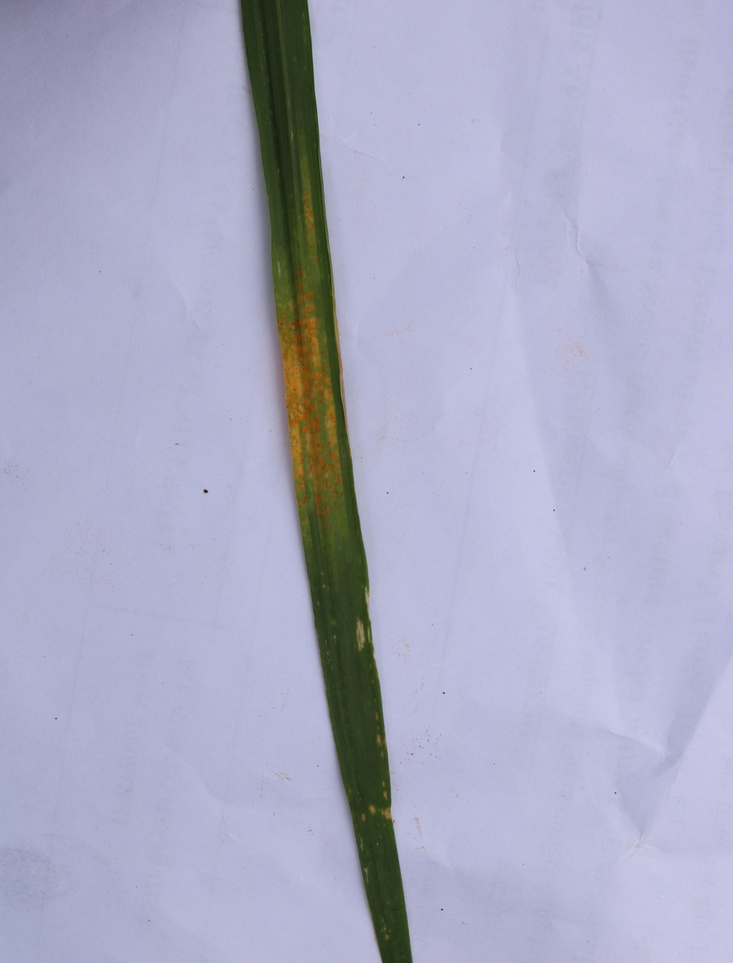
#> input picture rust1.jpg, 733 x 963 px, shrunk from 3357 x 4409 before the run, found by its file name
$ jupyter execute RustLens_Automated_Wheat_Rust.ipynb
#> lines starting #> are read from the running program, lines starting #| are printed output that depends on the picture; after the words box and inside, x2 and y2 are one past the last pixel; in counts of white or black regions, pixels touching at a corner belong together
# **<div align="center">Which leaf has a higher proportion of rust?</div>**

Stripe rust is a prevalent disease that affects wheat, impacting global food production. Traditionally, assessing the extent of this disease in crops was done manually, a process both time-consuming and prone to errors. In this project, we use image analysis to automate this assessment. By applying the K-means clustering algorithm to wheat leaf images, we can efficiently segment and quantify rust-infected areas, providing a faster and more accurate method for researchers to gauge rust infection levels.

[cell 1]
#Import libraries

import numpy as np
import matplotlib.pyplot as plt
from skimage import color
from sklearn.cluster import KMeans
from skimage.io import imread
from skimage.filters import gaussian

Here, we define the paths to the two rust-infected leaf images. Make sure to adjust these paths.

[cell 2]
leaf_path1 = '.../rust1.jpg'
leaf_path2 = '.../rust2.jpg'

Next, we define the `read_leaf_image` function to simplify the process of reading an image and extracting its dimensions.

[cell 3]
def read_leaf_image(path):
    leaf = plt.imread(path)
    (rows,cols,channels)=leaf.shape
    return leaf, rows, cols, channels

[cell 4]
leaf1, rows1, cols1, channels1 = read_leaf_image(leaf_path1)
#> in read_leaf_image, leaf is the input picture: shape (963, 733, 3); mean R, G, B 171.3, 172.4, 197.4
#> rows1 = 963; cols1 = 733; channels1 = 3
leaf2, rows2, cols2, channels2 = read_leaf_image(leaf_path2)
#> call 2 of read_leaf_image, with path = '.../rust2.jpg'
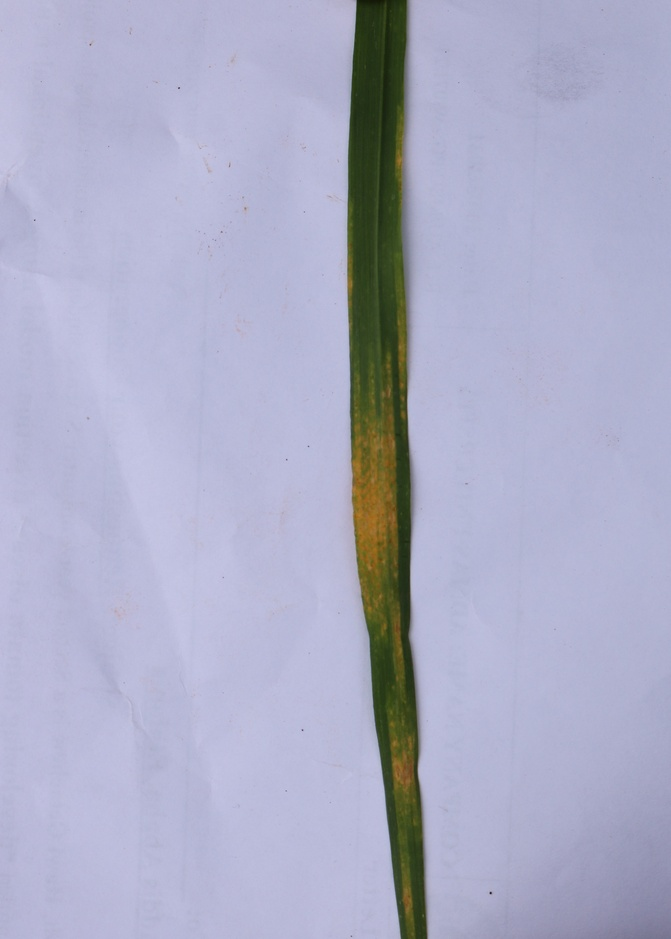
#> input picture rust2.jpg, 671 x 939 px, shrunk from 3073 x 4300 before the run, found by its file name
#> in read_leaf_image, leaf is the input picture: shape (939, 671, 3); mean R, G, B 172.4, 173.8, 198.5
#> rows2 = 939; cols2 = 671; channels2 = 3

Let's print the dimensions of both rust-infected leaf images to understand their size and structure.

[cell 5]
print("leaf 1 : ", rows1, cols1, channels1)
#| leaf 1 :  963 733 3
print("leaf 2 : ", rows2, cols2, channels2)
#| leaf 2 :  939 671 3

# Initial K-means Clustering:
In the upcoming section, we will apply the K-means clustering technique to our images. This will help us group similar pixels together, making it easier to distinguish between rusted areas, healthy areas, and the background.

 - We applied the K-means clustering directly to the reshaped images.

To prepare our images for K-means clustering, we need to reshape them from 3D arrays (rows x columns x channels) into 2D arrays. This is because the K-means algorithm expects data in a 2D format where each row is a data point (in our case, a pixel) with its features (color channels).

[cell 6]
img2D_1 = leaf1.reshape(rows1 * cols1, channels1)
img2D_2 = leaf2.reshape(rows2 * cols2, channels2)

print("img2D for leaf 1:\n", img2D_1)
#> (printed output is left out)
print("img2D for leaf 2:\n", img2D_2)
#> (printed output is left out)

 We identify that there are **3** main regions of interest in our images: rusted areas, healthy leaf areas, and the background. Hence, we'll be using K-means clustering with three clusters to segregate these regions.

[cell 7]
kmeans_model_1 = KMeans(n_clusters=3,random_state=123)
kmeans_model_2 = KMeans(n_clusters=3,random_state=123)

Here, we initialize two K-means clustering models, one for each leaf image. We set the number of clusters to three (rust, leaf, background) and use a fixed random state for reproducibility.

[cell 8]
# Fit the k-means model
cluster_labels_1 = kmeans_model_1.fit_predict(img2D_1)
cluster_labels_2 = kmeans_model_2.fit_predict(img2D_2)

print("leaf 1:\n",cluster_labels_1)
#> (printed output is left out)
print("leaf 2:\n",cluster_labels_2)
#> (printed output is left out)

Then, we fit our K-means models to the reshaped images. After fitting, we use the models to predict cluster labels for each pixel in both images, which will help us identify which pixels belong to rusted areas, healthy leaf areas, or the background.

[cell 9]
# Get the cluster centers
centres_1 = kmeans_model_1.cluster_centers_
centres_2 = kmeans_model_2.cluster_centers_

print("cluster centers for leaf1 :\n", centres_1)
print("cluster centers for leaf1 :\n",centres_2)

[cell 10]
# Identify the rust, leaf, and background clusters
rust_cluster_1 = np.argmax(centres_1[:, 0] - (centres_1[:, 1] + centres_1[:, 2]))
leaf_cluster_1 = np.argmax(centres_1[:, 1] - (centres_1[:, 0] + centres_1[:, 2]))
background_cluster_1 = 3 - rust_cluster_1 - leaf_cluster_1

rust_cluster_2 = np.argmax(centres_2[:, 0] - (centres_2[:, 1] + centres_2[:, 2]))
leaf_cluster_2 = np.argmax(centres_2[:, 1] - (centres_2[:, 0] + centres_2[:, 2]))
background_cluster_2 = 3 - rust_cluster_2 - leaf_cluster_2

To answer the main question of which leaf has a higher proportion of rust, we calculate the proportion of pixels identified as rust in each image. This proportion gives us a clear metric to compare the extent of rust infection in the two leaves.

[cell 11]
# Calculate the proportion of rust pixels in each image
rust_proportion_2 = np.sum(cluster_labels_2 == rust_cluster_2)/ len(cluster_labels_2) * 100
#> rust_proportion_2 = 7.29
rust_proportion_1 = np.sum(cluster_labels_1 == rust_cluster_1)/ len(cluster_labels_1) * 100
#> rust_proportion_1 = 7.76

print("Leaf 1 rust proportion: {:.2f}%".format(rust_proportion_1))
#| Leaf 1 rust proportion: 7.76%
print("Leaf 2 rust proportion: {:.2f}%".format(rust_proportion_2))
#| Leaf 2 rust proportion: 7.29%

[cell 12]
img_viz_1 = centres_1.reshape(3, 1, 3)  # Reshaping the above matrix to have 3 channels ready for imshow
img_viz_2 = centres_2.reshape(3, 1, 3)  # Reshaping the above matrix to have 3 channels ready for imshow

# Create a subplot with 1 row and 2 columns
fig, axes = plt.subplots(1, 2)

# Display img_viz_1
axes[0].imshow(img_viz_1 / 255)  # Divide by 255 to normalize values
axes[0].set_title("Centers visualization for Leaf 1")

# Display img_viz_2
axes[1].imshow(img_viz_2 / 255)  # Divide by 255 to normalize values
axes[1].set_title("Centers visualization for Leaf 2")

# Remove axis ticks
for ax in axes:
    ax.set_xticks([])
    ax.set_yticks([])

plt.show()

[cell 13]
labelled_img_1 = cluster_labels_1.reshape(rows1, cols1)
#> labelled_img_1: shape (963, 733) int32; 3 distinct labels, from 0 to 2
labelled_img_2 = cluster_labels_2.reshape(rows2, cols2)
#> labelled_img_2: shape (939, 671) int32; 3 distinct labels, from 0 to 2

# Create a subplot with 1 row and 2 columns
fig, axes = plt.subplots(1, 2)

# Display labelled_img_1
axes[0].imshow(labelled_img_1)
axes[0].set_title("Clustered Leaf 1")

# Display labelled_img_2
axes[1].imshow(labelled_img_2)
axes[1].set_title("Clustered Leaf 2")

# Remove axis ticks
for ax in axes:
    ax.set_xticks([])
    ax.set_yticks([])

plt.show()

This method did not provide satisfactory results, as the clusters did not accurately represent rust, leaf, and background regions.

# K-means Clustering with Color Space Conversion and Image Blurring:
In this upcoming section, we aim to improve our clustering results by experimenting with two main enhancements:
1. Converting the images to different color spaces, which might provide better color differentiation for clustering.
2. Applying a Gaussian blur to the images to smooth out noise and enhance the color information, making it easier to distinguish between the rust, leaf, and background regions.

We define the `preprocess_image` function. This function applies a Gaussian blur to the input image and then converts the blurred image to a specified color space. Blurring reduces noise, and converting to a different color space might provide better color differentiation for clustering.

[cell 14]
def preprocess_image(img, sigma=1, color_space='hsv'):
    # Apply Gaussian blur
    blurred_img = gaussian(img, sigma=sigma)

    # Convert the image to the specified color space
    if color_space == 'hsv':
        converted_img = color.rgb2hsv(blurred_img)
    elif color_space == 'lab':
        converted_img = color.rgb2lab(img)
    else:
        raise ValueError("Invalid color space. Choose either 'hsv' or 'lab'.")

    return converted_img

To streamline our clustering process, we define the `train_kmeans` function. This function reshapes the input image, fits a K-means model, and predicts cluster labels for each pixel. It then reshapes the cluster labels back to the original image dimensions.

[cell 15]
def train_kmeans(img, n_clusters=3):
    rows, cols, channels = img.shape

    # Reshape the image to 2D
    img2D = img.reshape(rows * cols, channels)

    # Fit k-means model
    kmeans_model = KMeans(n_clusters=n_clusters, random_state=123)
    cluster_labels = kmeans_model.fit_predict(img2D)

    # Reshape the cluster labels back to the original image dimensions
    labelled_img = cluster_labels.reshape(rows, cols)

    return labelled_img, kmeans_model

The `plot_clusters` function is defined to help us visualize the clustering results. It displays the original image, the clustered image, and the individual clusters. This visualization provides a clear picture of how the pixels are grouped and assists in understanding the segmentation of rust, leaf, and background regions.

[cell 16]
def plot_clusters(img, labelled_img, kmeans_model):
    rows, cols, channels = img.shape

    cluster_centers = kmeans_model.cluster_centers_
    num_clusters = len(cluster_centers)

    # Create a subplot with 1 row and num_clusters + 2 columns
    fig, axes = plt.subplots(1, num_clusters + 2, figsize=(5 * (num_clusters + 2), 5))

    # Display the original image
    axes[0].imshow(img)
    axes[0].set_title('Original Image')

    # Display the clustered image
    axes[1].imshow(labelled_img)
    axes[1].set_title("Clustered image")

    # Display the clusters
    for i in range(2, num_clusters + 2):
        # Create a mask for the current cluster
        mask = np.zeros((rows, cols), dtype=bool)
        mask[labelled_img == (i - 2)] = True

        # Create a new image with only the current cluster
        cluster_img = np.zeros(img.shape, dtype=img.dtype)
        cluster_img[mask] = img[mask]

        # Display the cluster image
        axes[i].imshow(cluster_img)
        axes[i].set_title(f'Cluster {i-1}')

    for ax in axes.ravel():
        ax.axis('off')
    plt.show()

The `rust_proportion` function calculates the proportion of rust pixels in the image. It counts the number of pixels in the identified rust and leaf clusters and computes the proportion of rust. This metric is essential for comparing the extent of rust infection in different leaves.

[cell 17]
def rust_proportion(labelled_img, rust_cluster_index, leaf_cluster_index):
    # Count the number of rust pixels
    rust_pixel_count = np.count_nonzero(labelled_img == rust_cluster_index)

    # Count the number of leaf pixels
    leaf_pixel_count = np.count_nonzero(labelled_img == leaf_cluster_index)

    # Calculate the proportion of rust
    proportion = (rust_pixel_count / (rust_pixel_count + leaf_pixel_count)) * 100

    return proportion

The `compare` function is designed to take the rust proportions for two leaves and determine which one has a higher proportion of rust. After comparing the values, it prints out the rust proportions for both leaves and states which leaf has the higher rust proportion.

[cell 18]
def compare(rust_prop1, rust_prop2):
    # Display the rust proportions for each leaf
    print(f"Leaf 1 rust proportion: {rust_prop1:.2f}%")
    print(f"Leaf 2 rust proportion: {rust_prop2:.2f}%")

    # Compare the rust proportions
    if rust_prop1 > rust_prop2:
        print("Leaf 1 has a higher proportion of rust.")
    elif rust_prop1 < rust_prop2:
        print("Leaf 2 has a higher proportion of rust.")
    else:
        print("Both leaves have the same proportion of rust.")

> **1. Lab**

[cell 19]
preprocessed_leaf1 = preprocess_image(leaf1, sigma=3, color_space='lab')
preprocessed_leaf2 = preprocess_image(leaf2, sigma=2, color_space='lab')

labelled_leaf1, kmeans_model1 = train_kmeans(preprocessed_leaf1, n_clusters=3)
labelled_leaf2, kmeans_model2 = train_kmeans(preprocessed_leaf2, n_clusters=3)

[cell 20]
plot_clusters(leaf1, labelled_leaf1, kmeans_model1)
plot_clusters(leaf2, labelled_leaf2, kmeans_model2)
#> in plot_clusters (call 2), `rows, cols, channels = img.shape`: rows = 939; cols = 671
#> after the loop in plot_clusters (call 2), `for i in range(2, num_clusters + 2):`:
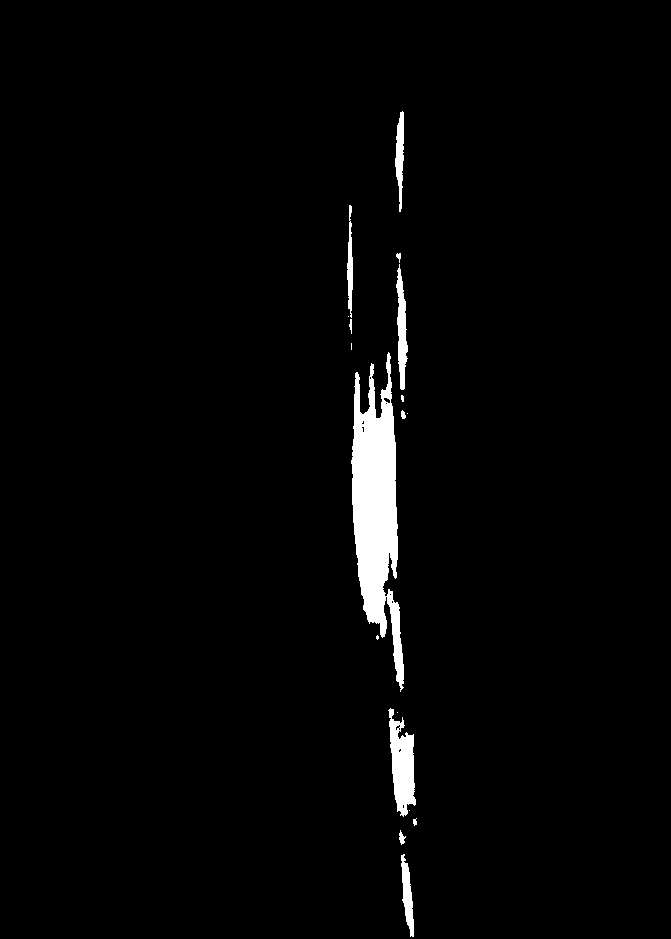
#> mask: shape (939, 671) bool; 2.2% white; 18 white regions (7 under 20 px), largest, box (x1, y1, x2, y2) and area: (351, 352, 404, 692) 9577, (388, 708, 416, 817) 1805, (396, 264, 408, 390) 844

# We identified the index of rust and leaf clusters for each color space based on visualization

# For LAB color space:

# rust_cluster_index = 2
# leaf_cluster_index = 1

rust_prop1 = rust_proportion(labelled_leaf1, 2, 1)
#> in rust_proportion, `rust_pixel_count = np.count_nonzero(labelled_img == rust_cluster_index)`: rust_pixel_count = 44819
#> in rust_proportion, `leaf_pixel_count = np.count_nonzero(labelled_img == leaf_cluster_index)`: leaf_pixel_count = 53441
#> in rust_proportion, `proportion = (rust_pixel_count / (rust_pixel_count + leaf_pixel_count)..`: proportion = 45.61
#> rust_prop1 = 45.61
rust_prop2 = rust_proportion(labelled_leaf2, 2, 1)
#> rust_prop2 = 30.2

compare(rust_prop1, rust_prop2)
#| Leaf 1 rust proportion: 45.61%
#| Leaf 2 rust proportion: 30.20%

> **2. Hsv**

[cell 21]
preprocessed_leaf1 = preprocess_image(leaf1, sigma=3, color_space='hsv')
preprocessed_leaf2 = preprocess_image(leaf2, sigma=2, color_space='hsv')

labelled_leaf1, kmeans_model1 = train_kmeans(preprocessed_leaf1, n_clusters=3)
labelled_leaf2, kmeans_model2 = train_kmeans(preprocessed_leaf2, n_clusters=3)
#> call 4 of train_kmeans, with n_clusters = 3
#> in train_kmeans (call 4), `rows, cols, channels = img.shape`: rows = 939; cols = 671
#> in train_kmeans (call 4), `labelled_img = cluster_labels.reshape(rows, cols)`:
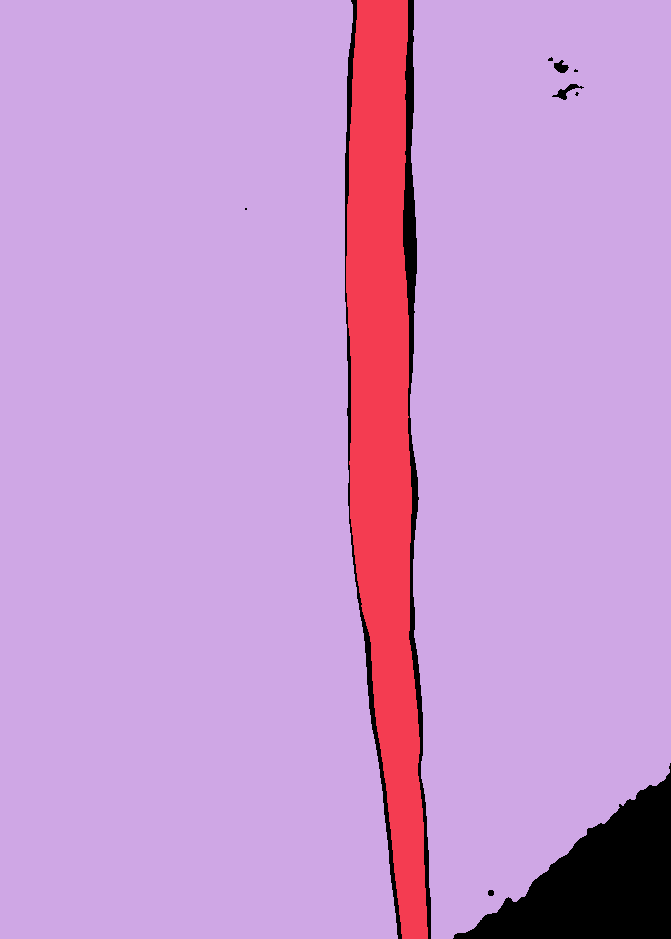
#> labelled_img: shape (939, 671) int32; 3 distinct labels, from 0 to 2; one colour per label, 0 black

[cell 22]
plot_clusters(leaf1, labelled_leaf1, kmeans_model1)
#> in plot_clusters (call 3), `rows, cols, channels = img.shape`: rows = 963; cols = 733
#> after the loop in plot_clusters (call 3), `for i in range(2, num_clusters + 2):`:
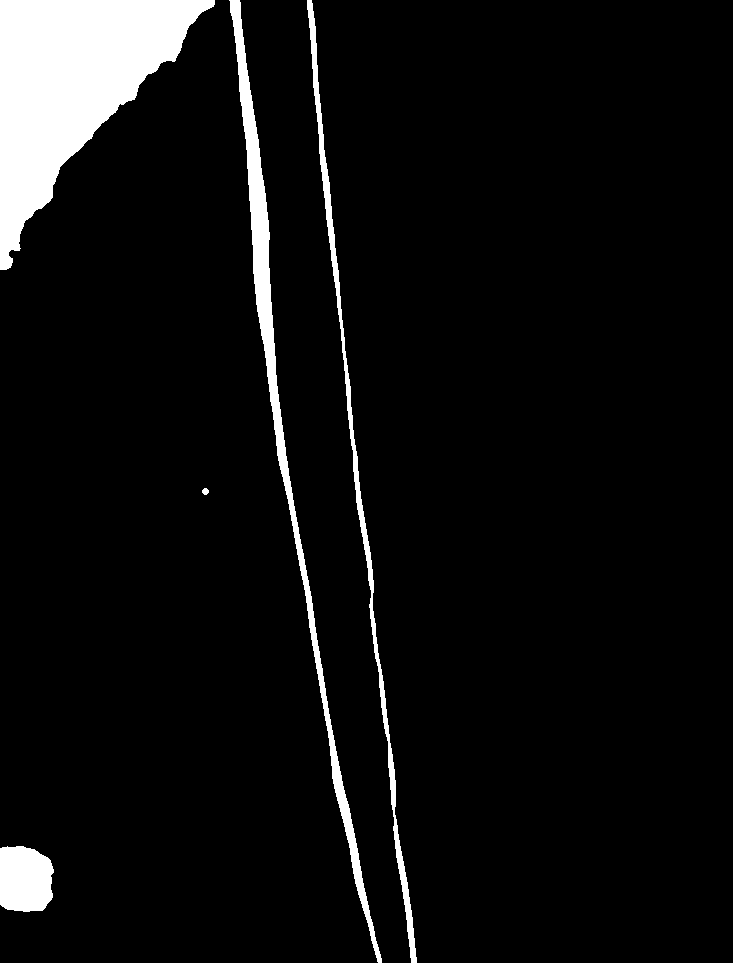
#> mask: shape (963, 733) bool; 6.3% white; 5 white regions, box (x1, y1, x2, y2) and area: (0, 0, 215, 270) 27187, (229, 0, 382, 963) 9049, (307, 0, 417, 963) 4814, (0, 846, 54, 912) 3107, (202, 488, 209, 495) 37
plot_clusters(leaf2, labelled_leaf2, kmeans_model2)
#> in plot_clusters (call 4), `rows, cols, channels = img.shape`: rows = 939; cols = 671
#> after the loop in plot_clusters (call 4), `for i in range(2, num_clusters + 2):`:
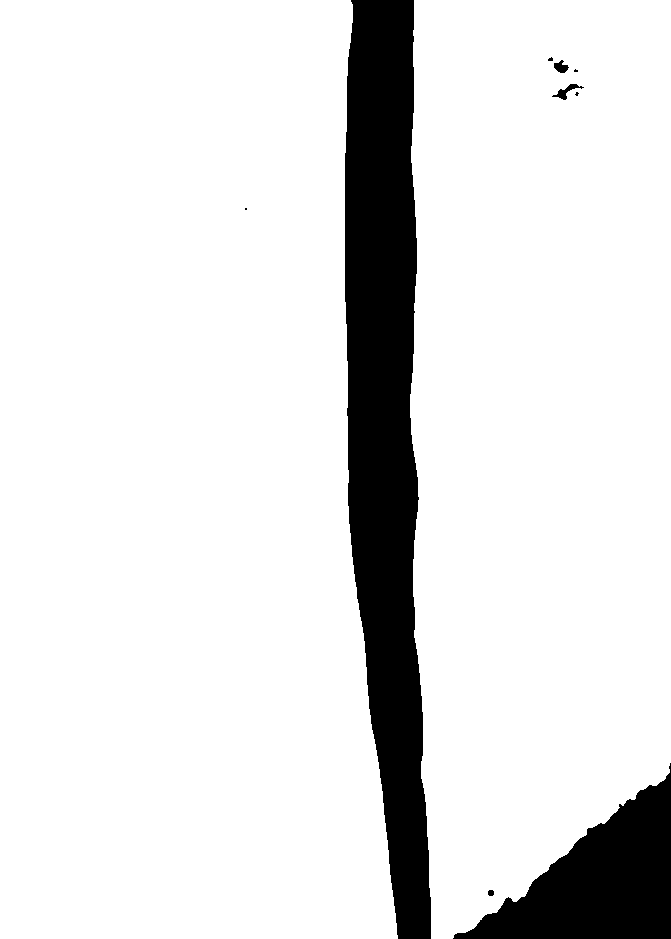
#> mask: shape (939, 671) bool; 88.4% white; 9 black regions (4 under 20 px), largest, box (x1, y1, x2, y2) and area: (345, 0, 431, 939) 54856, (453, 763, 671, 939) 17953, (552, 84, 584, 100) 157, (554, 60, 569, 73) 117, (488, 890, 494, 896) 32
#> in plot_clusters (call 4), `plt.show()`:
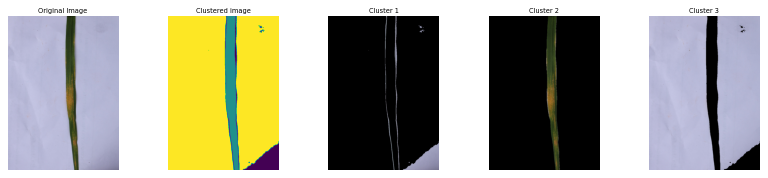
#> figure drawn by matplotlib, 5 panels

# We identified the index of rust and leaf clusters for each color space based on visualization

# For HSV color space:

# rust_cluster_index = 2
# leaf_cluster_index = 1

rust_prop1 = rust_proportion(labelled_leaf1, 2, 1)
#> rust_prop1 = 44.71
rust_prop2 = rust_proportion(labelled_leaf2, 2, 1)
#> rust_prop2 = 92.3

compare(rust_prop1, rust_prop2)
#| Leaf 1 rust proportion: 44.71%
#| Leaf 2 rust proportion: 92.30%
